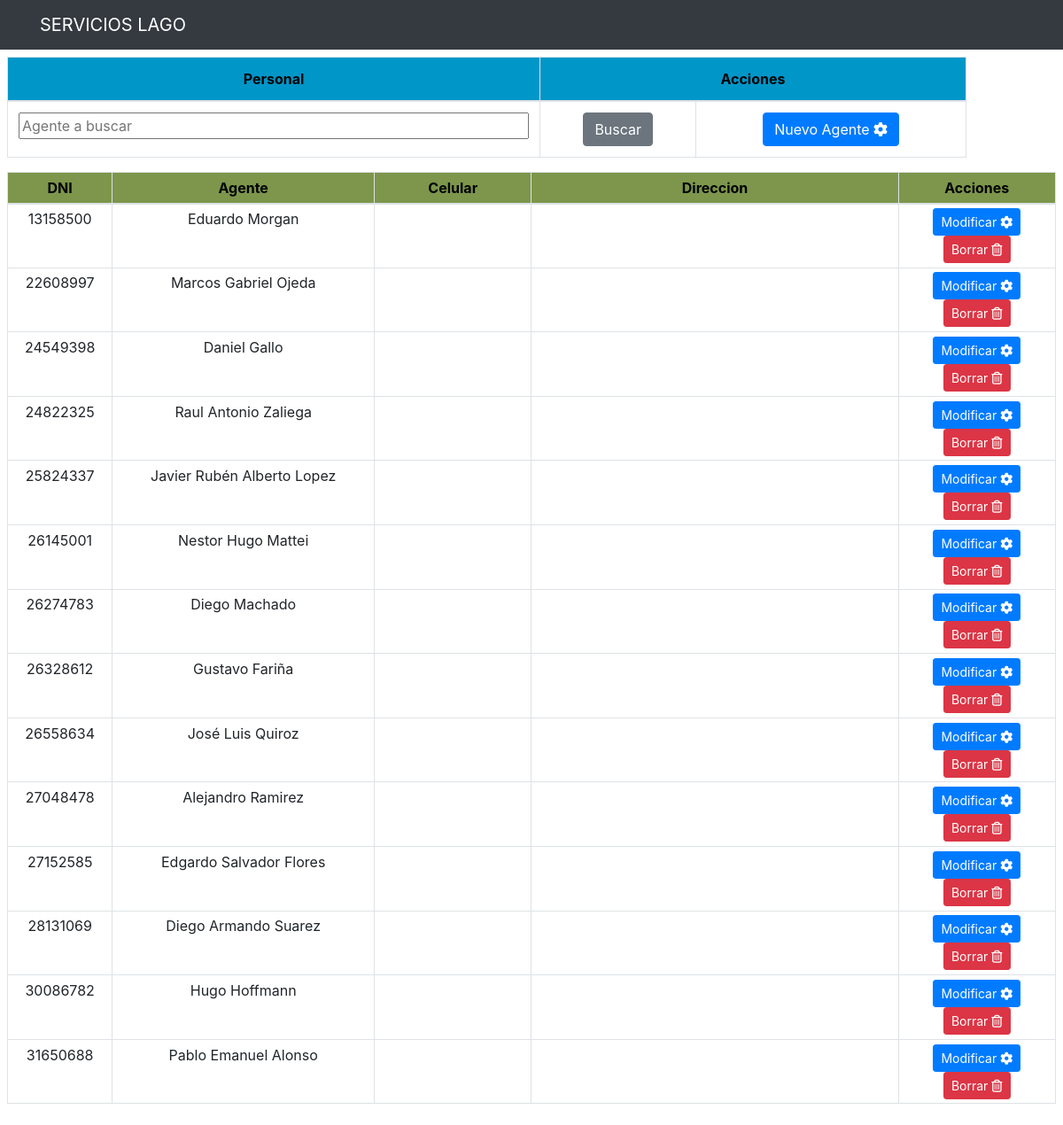
Page /abmb/agentes.php on the earlier database version.
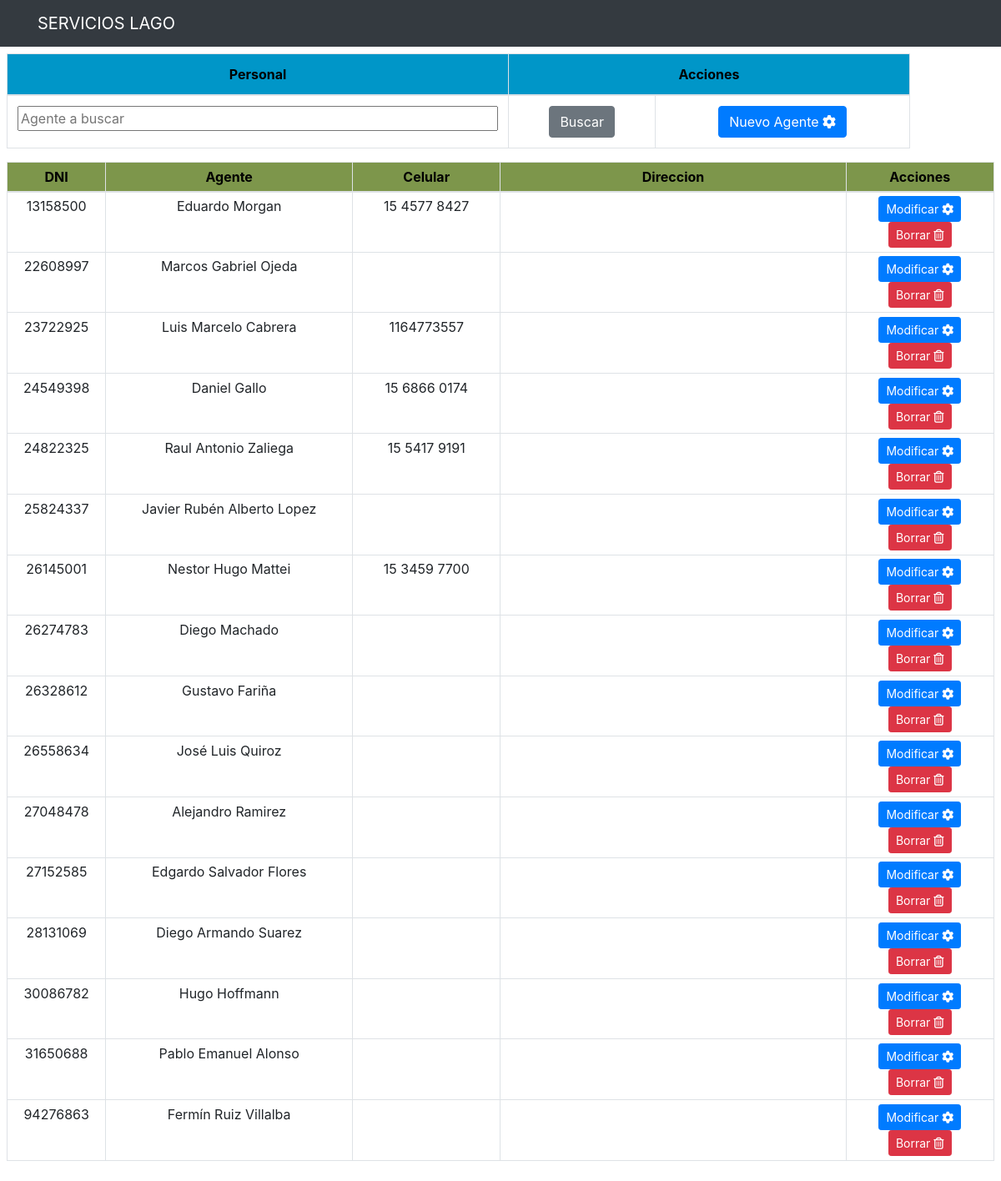
Same page on the later database version.
### tables this page shows
CREATE TABLE `agentes` (
  `dni` int(15) NOT NULL,
  `Agente` varchar(50) NOT NULL,
  `Celular` varchar(25) NOT NULL,
  `Direccion` varchar(200) NOT NULL
);

### abmb/agentes.php (the view, shortened to what this page needs)
<?php
$rutaheader = $_SERVER['DOCUMENT_ROOT'] . '/servicios/includes/header.php';
include ($rutaheader);
$esta = $_SERVER['PHP_SELF'];
?>
<div class="col-md-12 container p-2">
	<div class="row">
		<div class="col-md-11">
			<form action="<?php echo $esta ?>" method="POST">
				<table class="table table-bordered">
					<thead class="thead-cel" style="text-align:center">
						<tr>
							<th style="width: 50%">Personal</th>
							<th style="width: 40%" colspan=2>Acciones</th>
						</tr>
					</thead>
					<tbody>
							<tr>
								<td><input text="est" name="agen" style="width: 100%" placeholder="Agente a buscar"></td>
								<td><input type="submit" name="Busca" value="Buscar" class="btn btn-secondary"></td>
								<td><a href="/Servicios/Altas/altaagen.php?flag=0" class="btn btn-primary"> Nuevo Agente <i class="fa fa-cog fa-spin"></i>
								</a></td>
							</tr>
					</tbody>
				</table>
			</form>
		</div>
	</div>
	<div class="row">
		<div class="col-md-12">
				<table class="table table-sm table-bordered table-hover">
					<thead class="thead-dario" style="text-align:center">
						<tr>
							<th style="width: 10%">DNI</th>
							<th style="width: 25%">Agente</th>
							<th style="width: 15%">Celular</th>
							<th style="width: 35%">Direccion</th>
							<th style="width: 15%">Acciones</th>
					</thead>
					<tbody>
						<?php
							if (isset($_POST['Busca'])){
								$miagen= '%' . $_POST['agen'] . '%';
								$query = "SELECT * FROM agentes WHERE Agente like '$miagen'";
							}
							else{
								$query = "SELECT * FROM agentes";
							}
							$result_tasks = mysqli_query($conn,$query);
							while ($row=mysqli_fetch_array($result_tasks)) {
						?>
								<tr>
									<td><?php echo $row['dni'] ?></td>
									<td><?php echo $row['Agente'] ?></td>
									<td><?php echo $row['Celular'] ?></td>
									<td><?php echo $row['Direccion'] ?></td>
									<td>
										<a href="/Servicios/Modif/modifagen.php?id=<?php echo $row['dni'] ?>" class=
										"btn btn-primary btn-sm">
											Modificar <i class="fa fa-cog fa-spin"></i>
										</a>
										<a href="/Servicios/Bajas/borraagen.php?id=<?php echo $row['dni'] ?>" class=
										"btn btn-danger btn-sm">
											Borrar <i class="far fa-trash-alt"></i>
										</a>
									</td>
								</tr>
						<?php }
						?>
					</tbody>
				</table>
		</div>
	</div>
</div>
<?php
$rutafooter = $_SERVER['DOCUMENT_ROOT'] . '/servicios/includes/footer.php';
include ($rutafooter);
?>

### includes/header.php (shortened to what this page needs)
<!DOCTYPE html>
<html lang="en">
<head>
	<link rel="stylesheet" href="https://stackpath.bootstrapcdn.com/bootstrap/4.5.2/css/bootstrap.min.css">
</head>
<body>
<nav class="navbar navbar-dark bg-dark">
	<div class="container">
		<a href="/servicios/menu.php" class="navbar-brand">SERVICIOS LAGO</a>
	</div>
</nav>

### includes/footer.php (shortened to what this page needs)
</body>
</html>

### includes/header.php (style rules this page uses)
.container { text-align: center; }
.thead-cel { background-color: rgb(0, 150, 200); color: black; }
.thead-dario { background-color: rgb(125, 150, 75); color: black; }

Differences in the rows shown:
changed agentes "Eduardo Morgan": Celular (not shown) → "15 4577 8427"
added agentes: dni "23722925", Agente "Luis Marcelo Cabrera", Celular "1164773557"
changed agentes "Daniel Gallo": Celular (not shown) → "15 6866 0174"
changed agentes "Raul Antonio Zaliega": Celular (not shown) → "15 5417 9191"
changed agentes "Nestor Hugo Mattei": Celular (not shown) → "15 3459 7700"
added agentes: dni "94276863", Agente "Fermín Ruiz Villalba"
